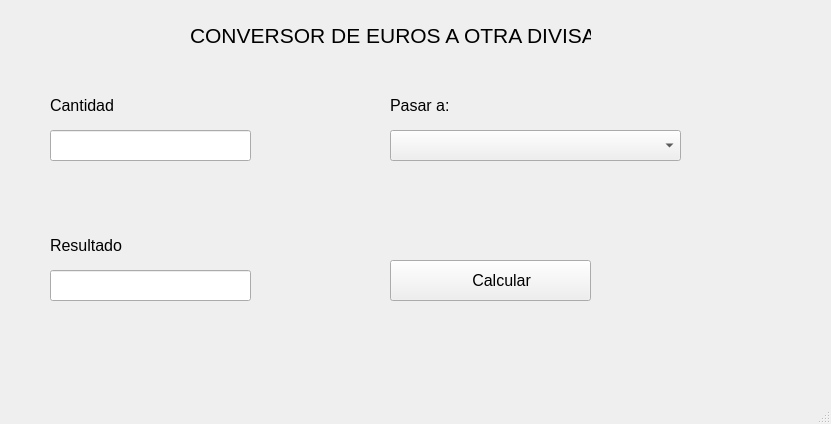
<?xml version="1.0" encoding="UTF-8"?>
<ui version="4.0">
 <class>MainWindow</class>
 <widget class="QMainWindow" name="MainWindow">
  <property name="geometry">
   <rect>
    <x>0</x>
    <y>0</y>
    <width>831</width>
    <height>424</height>
   </rect>
  </property>
  <property name="windowTitle">
   <string>MainWindow</string>
  </property>
  <widget class="QWidget" name="centralwidget">
   <widget class="QLabel" name="EtqIntroducir">
    <property name="geometry">
     <rect>
      <x>50</x>
      <y>90</y>
      <width>91</width>
      <height>31</height>
     </rect>
    </property>
    <property name="font">
     <font>
      <pointsize>12</pointsize>
     </font>
    </property>
    <property name="text">
     <string>Cantidad</string>
    </property>
   </widget>
   <widget class="QLabel" name="etqTitulo">
    <property name="geometry">
     <rect>
      <x>190</x>
      <y>10</y>
      <width>401</width>
      <height>51</height>
     </rect>
    </property>
    <property name="font">
     <font>
      <pointsize>16</pointsize>
     </font>
    </property>
    <property name="text">
     <string>CONVERSOR DE EUROS A OTRA DIVISA</string>
    </property>
   </widget>
   <widget class="QLabel" name="EtqDivisa">
    <property name="geometry">
     <rect>
      <x>390</x>
      <y>90</y>
      <width>91</width>
      <height>31</height>
     </rect>
    </property>
    <property name="font">
     <font>
      <pointsize>12</pointsize>
     </font>
    </property>
    <property name="text">
     <string>Pasar a: </string>
    </property>
   </widget>
   <widget class="QLineEdit" name="EditCantidad">
    <property name="geometry">
     <rect>
      <x>50</x>
      <y>130</y>
      <width>201</width>
      <height>31</height>
     </rect>
    </property>
    <property name="font">
     <font>
      <pointsize>12</pointsize>
     </font>
    </property>
   </widget>
   <widget class="QLabel" name="EtqResultado">
    <property name="geometry">
     <rect>
      <x>50</x>
      <y>230</y>
      <width>91</width>
      <height>31</height>
     </rect>
    </property>
    <property name="font">
     <font>
      <pointsize>12</pointsize>
     </font>
    </property>
    <property name="text">
     <string>Resultado</string>
    </property>
   </widget>
   <widget class="QLineEdit" name="EditResultado">
    <property name="geometry">
     <rect>
      <x>50</x>
      <y>270</y>
      <width>201</width>
      <height>31</height>
     </rect>
    </property>
    <property name="font">
     <font>
      <pointsize>12</pointsize>
     </font>
    </property>
   </widget>
   <widget class="QComboBox" name="comboDivisa">
    <property name="geometry">
     <rect>
      <x>390</x>
      <y>130</y>
      <width>291</width>
      <height>31</height>
     </rect>
    </property>
    <property name="font">
     <font>
      <pointsize>12</pointsize>
     </font>
    </property>
   </widget>
   <widget class="QPushButton" name="botonCalcular">
    <property name="geometry">
     <rect>
      <x>390</x>
      <y>260</y>
      <width>201</width>
      <height>41</height>
     </rect>
    </property>
    <property name="font">
     <font>
      <pointsize>12</pointsize>
     </font>
    </property>
    <property name="text">
     <string>     Calcular</string>
    </property>
    <property name="icon">
     <iconset>
      <normaloff>iconoDiario.png</normaloff>iconoDiario.png</iconset>
    </property>
    <property name="iconSize">
     <size>
      <width>32</width>
      <height>32</height>
     </size>
    </property>
   </widget>
  </widget>
  <widget class="QStatusBar" name="statusbar"/>
 </widget>
 <resources/>
 <connections/>
</ui>
